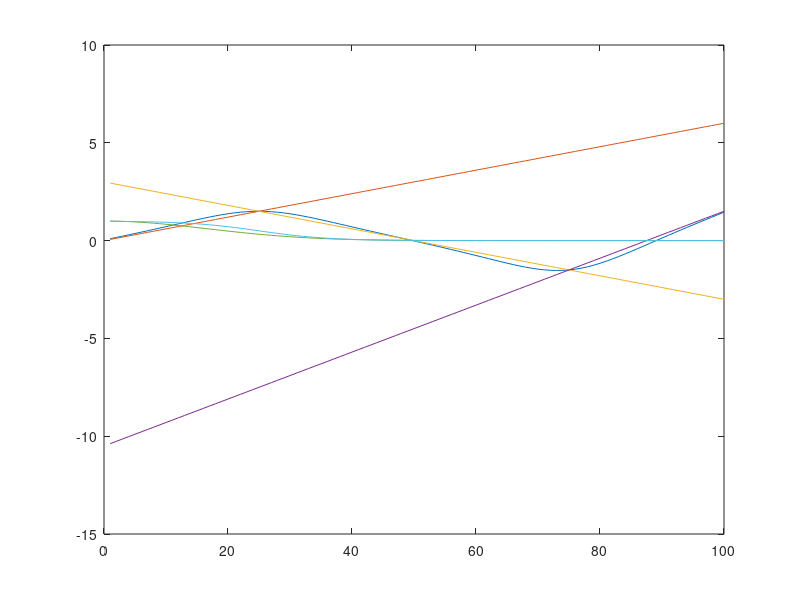

The MATLAB script that drew this image: (Note: this script raises an error after producing the figure.)
sigmas = [1,1,1];
op_points = [0,3,6];
samples = 100;
range = [0,6];
x = [1:samples]*(range(2)-range(1))/samples + range(1);
w1 = zeros(samples,1);
w2 = zeros(samples,1);
w3 = zeros(samples,1);

w1_norm = zeros(samples,1);
w2_norm = zeros(samples,1);
w3_norm = zeros(samples,1);

y = zeros(samples,1);
y1 = zeros(samples,1);
y2 = zeros(samples,1);
y3 = zeros(samples,1);

a = [1, -1, 2];
b = [0,3,-10.5];
for i=1:samples
    w1(i) = gaussmf(x(i), [sigmas(1), op_points(1)]);
    w2(i) = gaussmf(x(i), [sigmas(2), op_points(2)]);
    w3(i) = gaussmf(x(i), [sigmas(3), op_points(3)]);
    s = w1(i) + w2(i) + w3(i);
    w1_norm(i) = w1(i)/s;
    w2_norm(i) = w2(i)/s;
    w3_norm(i) = w3(i)/s;
    y1(i) = (a(1) * x(i) + b(1));%*w1_norm(i);
    y2(i) = (a(2) * x(i) + b(2));%*w2_norm(i);
    y3(i) = (a(3) * x(i) + b(3));%*w3_norm(i);
    
    y(i) = y1(i)*w1_norm(i) + y2(i)*w2_norm(i) + y3(i)*w3_norm(i);
end
plot(y);
hold on;
plot(y1);
plot(y2);
plot(y3);
col_names = {'x', 'w1', 'w2', 'w3'};
plot(w1);
hold on
plot(w1_norm);
csvwrite_with_headers('../wykresy/fuzzy/mf.csv', [x', w1, w2, w3], col_names);
csvwrite_with_headers('../wykresy/fuzzy/mf_norm.csv', [x', w1_norm, w2_norm, w3_norm], col_names);
csvwrite_with_headers('../wykresy/fuzzy/mf_out.csv', [x', y, y1, y2, y3], {'x','y','y1','y2','y3'});